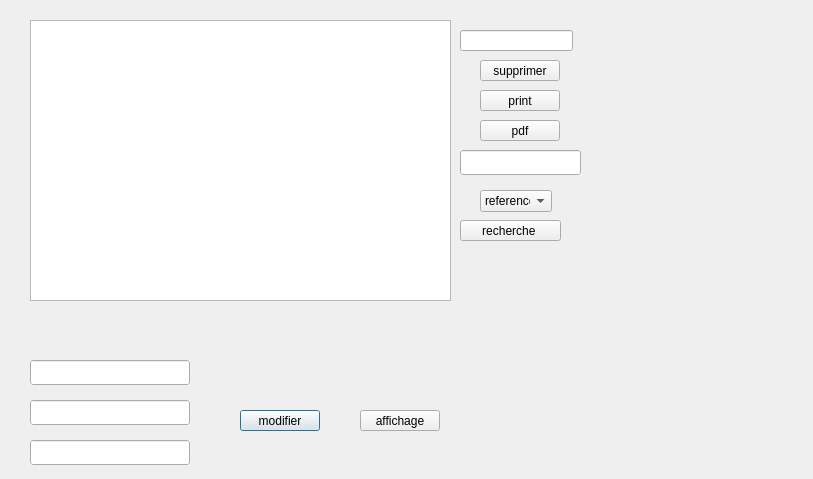
<?xml version="1.0" encoding="UTF-8"?>
<ui version="4.0">
 <class>dialogMateriaux</class>
 <widget class="QDialog" name="dialogMateriaux">
  <property name="geometry">
   <rect>
    <x>0</x>
    <y>0</y>
    <width>813</width>
    <height>479</height>
   </rect>
  </property>
  <property name="windowTitle">
   <string>Dialog</string>
  </property>
  <widget class="QLineEdit" name="etatM_3">
   <property name="geometry">
    <rect>
     <x>30</x>
     <y>440</y>
     <width>160</width>
     <height>25</height>
    </rect>
   </property>
   <property name="autoFillBackground">
    <bool>true</bool>
   </property>
  </widget>
  <widget class="QLineEdit" name="rechercheM">
   <property name="geometry">
    <rect>
     <x>460</x>
     <y>150</y>
     <width>121</width>
     <height>25</height>
    </rect>
   </property>
   <property name="autoFillBackground">
    <bool>true</bool>
   </property>
  </widget>
  <widget class="QPushButton" name="pushButton_31">
   <property name="geometry">
    <rect>
     <x>240</x>
     <y>410</y>
     <width>80</width>
     <height>21</height>
    </rect>
   </property>
   <property name="autoFillBackground">
    <bool>true</bool>
   </property>
   <property name="text">
    <string>modifier</string>
   </property>
  </widget>
  <widget class="QLineEdit" name="idMS">
   <property name="geometry">
    <rect>
     <x>460</x>
     <y>30</y>
     <width>113</width>
     <height>21</height>
    </rect>
   </property>
  </widget>
  <widget class="QPushButton" name="pushButton_33">
   <property name="geometry">
    <rect>
     <x>480</x>
     <y>120</y>
     <width>80</width>
     <height>21</height>
    </rect>
   </property>
   <property name="autoFillBackground">
    <bool>true</bool>
   </property>
   <property name="text">
    <string>pdf</string>
   </property>
  </widget>
  <widget class="QPushButton" name="pushButton_18">
   <property name="geometry">
    <rect>
     <x>360</x>
     <y>410</y>
     <width>80</width>
     <height>21</height>
    </rect>
   </property>
   <property name="autoFillBackground">
    <bool>true</bool>
   </property>
   <property name="text">
    <string>affichage</string>
   </property>
  </widget>
  <widget class="QPushButton" name="pushButton_28">
   <property name="geometry">
    <rect>
     <x>480</x>
     <y>90</y>
     <width>80</width>
     <height>21</height>
    </rect>
   </property>
   <property name="autoFillBackground">
    <bool>true</bool>
   </property>
   <property name="text">
    <string>print</string>
   </property>
  </widget>
  <widget class="QComboBox" name="comboBox">
   <property name="geometry">
    <rect>
     <x>480</x>
     <y>190</y>
     <width>72</width>
     <height>22</height>
    </rect>
   </property>
   <item>
    <property name="text">
     <string>reference</string>
    </property>
   </item>
   <item>
    <property name="text">
     <string>nbr</string>
    </property>
   </item>
   <item>
    <property name="text">
     <string>etat</string>
    </property>
   </item>
  </widget>
  <widget class="QLineEdit" name="QNT_3">
   <property name="geometry">
    <rect>
     <x>30</x>
     <y>400</y>
     <width>160</width>
     <height>25</height>
    </rect>
   </property>
   <property name="autoFillBackground">
    <bool>true</bool>
   </property>
  </widget>
  <widget class="QTableView" name="tableView">
   <property name="geometry">
    <rect>
     <x>30</x>
     <y>20</y>
     <width>421</width>
     <height>281</height>
    </rect>
   </property>
  </widget>
  <widget class="QPushButton" name="pushButton">
   <property name="geometry">
    <rect>
     <x>480</x>
     <y>60</y>
     <width>80</width>
     <height>21</height>
    </rect>
   </property>
   <property name="text">
    <string>supprimer</string>
   </property>
  </widget>
  <widget class="QLineEdit" name="Ref_3">
   <property name="geometry">
    <rect>
     <x>30</x>
     <y>360</y>
     <width>160</width>
     <height>25</height>
    </rect>
   </property>
   <property name="autoFillBackground">
    <bool>true</bool>
   </property>
  </widget>
  <widget class="QPushButton" name="pushButton_36">
   <property name="geometry">
    <rect>
     <x>460</x>
     <y>220</y>
     <width>101</width>
     <height>21</height>
    </rect>
   </property>
   <property name="autoFillBackground">
    <bool>true</bool>
   </property>
   <property name="text">
    <string>recherche </string>
   </property>
  </widget>
 </widget>
 <resources/>
 <connections/>
</ui>
